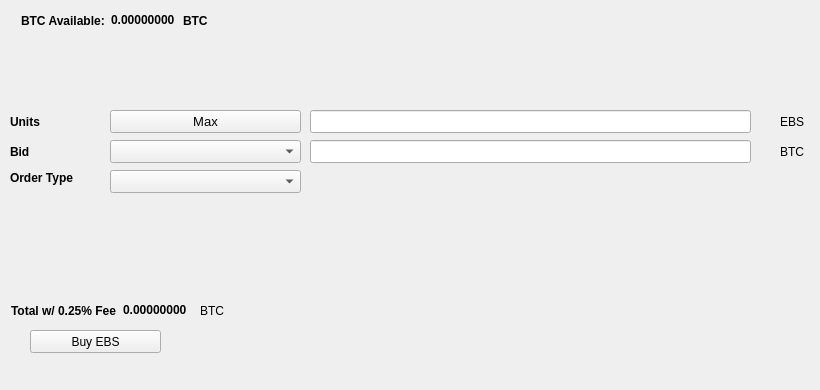
   <widget class="QWidget" name="BuyTab">
    <attribute name="title">
     <string>Buy</string>
    </attribute>
    <widget class="QPushButton" name="BuyPIV">
     <property name="geometry">
      <rect>
       <x>30</x>
       <y>330</y>
       <width>131</width>
       <height>23</height>
      </rect>
     </property>
     <property name="text">
      <string>Buy EBS</string>
     </property>
     <property name="icon">
      <iconset resource="../ebs.qrc">
       <normaloff>:/icons/bitcoin</normaloff>:/icons/bitcoin</iconset>
     </property>
    </widget>
    <widget class="QLabel" name="label_3">
     <property name="geometry">
      <rect>
       <x>10</x>
       <y>110</y>
       <width>46</width>
       <height>23</height>
      </rect>
     </property>
     <property name="font">
      <font>
       <weight>75</weight>
       <bold>true</bold>
      </font>
     </property>
     <property name="text">
      <string>Units</string>
     </property>
    </widget>
    <widget class="QLineEdit" name="UnitsInput">
     <property name="geometry">
      <rect>
       <x>310</x>
       <y>110</y>
       <width>441</width>
       <height>23</height>
      </rect>
     </property>
     <property name="font">
      <font>
       <pointsize>9</pointsize>
       <weight>75</weight>
       <bold>true</bold>
      </font>
     </property>
    </widget>
    <widget class="QLineEdit" name="BuyBidPriceEdit">
     <property name="geometry">
      <rect>
       <x>310</x>
       <y>140</y>
       <width>441</width>
       <height>23</height>
      </rect>
     </property>
     <property name="font">
      <font>
       <pointsize>9</pointsize>
       <weight>75</weight>
       <bold>true</bold>
      </font>
     </property>
    </widget>
    <widget class="QLabel" name="label_4">
     <property name="geometry">
      <rect>
       <x>780</x>
       <y>110</y>
       <width>31</width>
       <height>23</height>
      </rect>
     </property>
     <property name="text">
      <string>EBS</string>
     </property>
    </widget>
    <widget class="QLabel" name="label_5">
     <property name="geometry">
      <rect>
       <x>780</x>
       <y>140</y>
       <width>31</width>
       <height>23</height>
      </rect>
     </property>
     <property name="text">
      <string>BTC</string>
     </property>
    </widget>
    <widget class="QLabel" name="label_6">
     <property name="geometry">
      <rect>
       <x>10</x>
       <y>140</y>
       <width>46</width>
       <height>23</height>
      </rect>
     </property>
     <property name="font">
      <font>
       <weight>75</weight>
       <bold>true</bold>
      </font>
     </property>
     <property name="text">
      <string>Bid</string>
     </property>
    </widget>
    <widget class="QLabel" name="label_7">
     <property name="geometry">
      <rect>
       <x>10</x>
       <y>170</y>
       <width>91</width>
       <height>16</height>
      </rect>
     </property>
     <property name="font">
      <font>
       <weight>75</weight>
       <bold>true</bold>
      </font>
     </property>
     <property name="text">
      <string>Order Type</string>
     </property>
    </widget>
    <widget class="QPushButton" name="Buy_Max_Amount">
     <property name="geometry">
      <rect>
       <x>110</x>
       <y>110</y>
       <width>191</width>
       <height>23</height>
      </rect>
     </property>
     <property name="font">
      <font>
       <pointsize>10</pointsize>
      </font>
     </property>
     <property name="text">
      <string>Max</string>
     </property>
    </widget>
    <widget class="QComboBox" name="BuyBidcomboBox">
     <property name="geometry">
      <rect>
       <x>110</x>
       <y>140</y>
       <width>191</width>
       <height>23</height>
      </rect>
     </property>
     <property name="font">
      <font>
       <pointsize>10</pointsize>
      </font>
     </property>
    </widget>
    <widget class="QComboBox" name="buyOrdertypeCombo">
     <property name="geometry">
      <rect>
       <x>110</x>
       <y>170</y>
       <width>191</width>
       <height>23</height>
      </rect>
     </property>
     <property name="font">
      <font>
       <pointsize>10</pointsize>
      </font>
     </property>
    </widget>
    <widget class="QWidget" name="layoutWidget1">
     <property name="geometry">
      <rect>
       <x>21</x>
       <y>11</y>
       <width>227</width>
       <height>19</height>
      </rect>
     </property>
     <layout class="QHBoxLayout" name="horizontalLayout_3">
      <item>
       <widget class="QLabel" name="label232">
        <property name="font">
         <font>
          <weight>75</weight>
          <bold>true</bold>
         </font>
        </property>
        <property name="text">
         <string>BTC Available:</string>
        </property>
       </widget>
      </item>
      <item>
       <widget class="QLabel" name="BtcAvailableLbl">
        <property name="palette">
         <palette>
          <active>
           <colorrole role="WindowText">
            <brush brushstyle="SolidPattern">
             <color alpha="255">
              <red>0</red>
              <green>0</green>
              <blue>0</blue>
             </color>
            </brush>
           </colorrole>
           <colorrole role="Button">
            <brush brushstyle="SolidPattern">
             <color alpha="255">
              <red>0</red>
              <green>170</green>
              <blue>0</blue>
             </color>
            </brush>
           </colorrole>
           <colorrole role="Light">
            <brush brushstyle="SolidPattern">
             <color alpha="255">
              <red>0</red>
              <green>255</green>
              <blue>0</blue>
             </color>
            </brush>
           </colorrole>
           <colorrole role="Midlight">
            <brush brushstyle="SolidPattern">
             <color alpha="255">
              <red>0</red>
              <green>212</green>
              <blue>0</blue>
             </color>
            </brush>
           </colorrole>
           <colorrole role="Dark">
            <brush brushstyle="SolidPattern">
             <color alpha="255">
              <red>0</red>
              <green>85</green>
              <blue>0</blue>
             </color>
            </brush>
           </colorrole>
           <colorrole role="Mid">
            <brush brushstyle="SolidPattern">
             <color alpha="255">
              <red>0</red>
              <green>113</green>
              <blue>0</blue>
             </color>
            </brush>
           </colorrole>
           <colorrole role="Text">
            <brush brushstyle="SolidPattern">
             <color alpha="255">
              <red>0</red>
              <green>170</green>
              <blue>0</blue>
             </color>
            </brush>
           </colorrole>
           <colorrole role="BrightText">
            <brush brushstyle="SolidPattern">
             <color alpha="255">
              <red>255</red>
              <green>255</green>
              <blue>255</blue>
             </color>
            </brush>
           </colorrole>
           <colorrole role="ButtonText">
            <brush brushstyle="SolidPattern">
             <color alpha="255">
              <red>0</red>
              <green>0</green>
              <blue>0</blue>
             </color>
            </brush>
           </colorrole>
           <colorrole role="Base">
            <brush brushstyle="SolidPattern">
             <color alpha="255">
              <red>255</red>
              <green>255</green>
              <blue>255</blue>
             </color>
            </brush>
           </colorrole>
           <colorrole role="Window">
            <brush brushstyle="SolidPattern">
             <color alpha="255">
              <red>0</red>
              <green>170</green>
              <blue>0</blue>
             </color>
            </brush>
           </colorrole>
           <colorrole role="Shadow">
            <brush brushstyle="SolidPattern">
             <color alpha="255">
              <red>0</red>
              <green>0</green>
              <blue>0</blue>
             </color>
            </brush>
           </colorrole>
           <colorrole role="AlternateBase">
            <brush brushstyle="SolidPattern">
             <color alpha="255">
              <red>127</red>
              <green>212</green>
              <blue>127</blue>
             </color>
            </brush>
           </colorrole>
           <colorrole role="ToolTipBase">
            <brush brushstyle="SolidPattern">
             <color alpha="255">
              <red>255</red>
              <green>255</green>
              <blue>220</blue>
             </color>
            </brush>
           </colorrole>
           <colorrole role="ToolTipText">
            <brush brushstyle="SolidPattern">
             <color alpha="255">
              <red>0</red>
              <green>0</green>
              <blue>0</blue>
             </color>
            </brush>
           </colorrole>
          </active>
          <inactive>
           <colorrole role="WindowText">
            <brush brushstyle="SolidPattern">
             <color alpha="255">
              <red>0</red>
              <green>0</green>
              <blue>0</blue>
             </color>
            </brush>
           </colorrole>
           <colorrole role="Button">
            <brush brushstyle="SolidPattern">
             <color alpha="255">
              <red>0</red>
              <green>170</green>
              <blue>0</blue>
             </color>
            </brush>
           </colorrole>
           <colorrole role="Light">
            <brush brushstyle="SolidPattern">
             <color alpha="255">
              <red>0</red>
              <green>255</green>
              <blue>0</blue>
             </color>
            </brush>
           </colorrole>
           <colorrole role="Midlight">
            <brush brushstyle="SolidPattern">
             <color alpha="255">
              <red>0</red>
              <green>212</green>
              <blue>0</blue>
             </color>
            </brush>
           </colorrole>
           <colorrole role="Dark">
            <brush brushstyle="SolidPattern">
             <color alpha="255">
              <red>0</red>
              <green>85</green>
              <blue>0</blue>
             </color>
            </brush>
           </colorrole>
           <colorrole role="Mid">
            <brush brushstyle="SolidPattern">
             <color alpha="255">
              <red>0</red>
              <green>113</green>
              <blue>0</blue>
             </color>
            </brush>
           </colorrole>
           <colorrole role="Text">
            <brush brushstyle="SolidPattern">
             <color alpha="255">
              <red>0</red>
              <green>170</green>
              <blue>0</blue>
             </color>
            </brush>
           </colorrole>
           <colorrole role="BrightText">
            <brush brushstyle="SolidPattern">
             <color alpha="255">
              <red>255</red>
              <green>255</green>
              <blue>255</blue>
             </color>
            </brush>
           </colorrole>
           <colorrole role="ButtonText">
            <brush brushstyle="SolidPattern">
             <color alpha="255">
              <red>0</red>
              <green>0</green>
              <blue>0</blue>
             </color>
            </brush>
           </colorrole>
           <colorrole role="Base">
            <brush brushstyle="SolidPattern">
             <color alpha="255">
              <red>255</red>
              <green>255</green>
              <blue>255</blue>
             </color>
            </brush>
           </colorrole>
           <colorrole role="Window">
            <brush brushstyle="SolidPattern">
             <color alpha="255">
              <red>0</red>
              <green>170</green>
              <blue>0</blue>
             </color>
            </brush>
           </colorrole>
           <colorrole role="Shadow">
            <brush brushstyle="SolidPattern">
             <color alpha="255">
              <red>0</red>
              <green>0</green>
              <blue>0</blue>
             </color>
            </brush>
           </colorrole>
           <colorrole role="AlternateBase">
            <brush brushstyle="SolidPattern">
             <color alpha="255">
              <red>127</red>
              <green>212</green>
              <blue>127</blue>
             </color>
            </brush>
           </colorrole>
           <colorrole role="ToolTipBase">
            <brush brushstyle="SolidPattern">
             <color alpha="255">
              <red>255</red>
              <green>255</green>
              <blue>220</blue>
             </color>
            </brush>
           </colorrole>
           <colorrole role="ToolTipText">
            <brush brushstyle="SolidPattern">
             <color alpha="255">
              <red>0</red>
              <green>0</green>
              <blue>0</blue>
             </color>
            </brush>
           </colorrole>
          </inactive>
          <disabled>
           <colorrole role="WindowText">
            <brush brushstyle="SolidPattern">
             <color alpha="255">
              <red>0</red>
              <green>85</green>
              <blue>0</blue>
             </color>
            </brush>
           </colorrole>
           <colorrole role="Button">
            <brush brushstyle="SolidPattern">
             <color alpha="255">
              <red>0</red>
              <green>170</green>
              <blue>0</blue>
             </color>
            </brush>
           </colorrole>
           <colorrole role="Light">
            <brush brushstyle="SolidPattern">
             <color alpha="255">
              <red>0</red>
              <green>255</green>
              <blue>0</blue>
             </color>
            </brush>
           </colorrole>
           <colorrole role="Midlight">
            <brush brushstyle="SolidPattern">
             <color alpha="255">
              <red>0</red>
              <green>212</green>
              <blue>0</blue>
             </color>
            </brush>
           </colorrole>
           <colorrole role="Dark">
            <brush brushstyle="SolidPattern">
             <color alpha="255">
              <red>0</red>
              <green>85</green>
              <blue>0</blue>
             </color>
            </brush>
           </colorrole>
           <colorrole role="Mid">
            <brush brushstyle="SolidPattern">
             <color alpha="255">
              <red>0</red>
              <green>113</green>
              <blue>0</blue>
             </color>
            </brush>
           </colorrole>
           <colorrole role="Text">
            <brush brushstyle="SolidPattern">
             <color alpha="255">
              <red>0</red>
              <green>85</green>
              <blue>0</blue>
             </color>
            </brush>
           </colorrole>
           <colorrole role="BrightText">
            <brush brushstyle="SolidPattern">
             <color alpha="255">
              <red>255</red>
              <green>255</green>
              <blue>255</blue>
             </color>
            </brush>
           </colorrole>
           <colorrole role="ButtonText">
            <brush brushstyle="SolidPattern">
             <color alpha="255">
              <red>0</red>
              <green>85</green>
              <blue>0</blue>
             </color>
            </brush>
           </colorrole>
           <colorrole role="Base">
            <brush brushstyle="SolidPattern">
             <color alpha="255">
              <red>0</red>
              <green>170</green>
              <blue>0</blue>
             </color>
            </brush>
           </colorrole>
           <colorrole role="Window">
            <brush brushstyle="SolidPattern">
             <color alpha="255">
              <red>0</red>
              <green>170</green>
              <blue>0</blue>
             </color>
            </brush>
           </colorrole>
           <colorrole role="Shadow">
            <brush brushstyle="SolidPattern">
             <color alpha="255">
              <red>0</red>
              <green>0</green>
              <blue>0</blue>
             </color>
            </brush>
           </colorrole>
           <colorrole role="AlternateBase">
            <brush brushstyle="SolidPattern">
             <color alpha="255">
              <red>0</red>
              <green>170</green>
              <blue>0</blue>
             </color>
            </brush>
           </colorrole>
           <colorrole role="ToolTipBase">
            <brush brushstyle="SolidPattern">
             <color alpha="255">
              <red>255</red>
              <green>255</green>
              <blue>220</blue>
             </color>
            </brush>
           </colorrole>
           <colorrole role="ToolTipText">
            <brush brushstyle="SolidPattern">
             <color alpha="255">
              <red>0</red>
              <green>0</green>
              <blue>0</blue>
             </color>
            </brush>
           </colorrole>
          </disabled>
         </palette>
        </property>
        <property name="font">
         <font>
          <weight>75</weight>
          <bold>true</bold>
         </font>
        </property>
        <property name="text">
         <string>0.00000000</string>
        </property>
        <property name="textInteractionFlags">
         <set>Qt::LinksAccessibleByMouse|Qt::TextSelectableByKeyboard|Qt::TextSelectableByMouse</set>
        </property>
       </widget>
      </item>
      <item>
       <widget class="QLabel" name="BtcAvailableLbl_2">
        <property name="font">
         <font>
          <weight>75</weight>
          <bold>true</bold>
         </font>
        </property>
        <property name="text">
         <string>BTC</string>
        </property>
       </widget>
      </item>
     </layout>
    </widget>
    <widget class="QWidget" name="layoutWidge2">
     <property name="geometry">
      <rect>
       <x>11</x>
       <y>301</y>
       <width>259</width>
       <height>19</height>
      </rect>
     </property>
     <layout class="QHBoxLayout" name="horizontalLayout_4">
      <item>
       <widget class="QLabel" name="label_9">
        <property name="font">
         <font>
          <weight>75</weight>
          <bold>true</bold>
         </font>
        </property>
        <property name="text">
         <string>Total w/ 0.25% Fee</string>
        </property>
       </widget>
      </item>
      <item>
       <widget class="QLabel" name="BuyCostLabel">
        <property name="palette">
         <palette>
          <active>
           <colorrole role="WindowText">
            <brush brushstyle="SolidPattern">
             <color alpha="255">
              <red>0</red>
              <green>0</green>
              <blue>0</blue>
             </color>
            </brush>
           </colorrole>
           <colorrole role="Button">
            <brush brushstyle="SolidPattern">
             <color alpha="255">
              <red>0</red>
              <green>170</green>
              <blue>0</blue>
             </color>
            </brush>
           </colorrole>
           <colorrole role="Light">
            <brush brushstyle="SolidPattern">
             <color alpha="255">
              <red>0</red>
              <green>255</green>
              <blue>0</blue>
             </color>
            </brush>
           </colorrole>
           <colorrole role="Midlight">
            <brush brushstyle="SolidPattern">
             <color alpha="255">
              <red>0</red>
              <green>212</green>
              <blue>0</blue>
             </color>
            </brush>
           </colorrole>
           <colorrole role="Dark">
            <brush brushstyle="SolidPattern">
             <color alpha="255">
              <red>0</red>
              <green>85</green>
              <blue>0</blue>
             </color>
            </brush>
           </colorrole>
           <colorrole role="Mid">
            <brush brushstyle="SolidPattern">
             <color alpha="255">
              <red>0</red>
              <green>113</green>
              <blue>0</blue>
             </color>
            </brush>
           </colorrole>
           <colorrole role="Text">
            <brush brushstyle="SolidPattern">
             <color alpha="255">
              <red>0</red>
              <green>170</green>
              <blue>0</blue>
             </color>
            </brush>
           </colorrole>
           <colorrole role="BrightText">
            <brush brushstyle="SolidPattern">
             <color alpha="255">
              <red>255</red>
              <green>255</green>
              <blue>255</blue>
             </color>
            </brush>
           </colorrole>
           <colorrole role="ButtonText">
            <brush brushstyle="SolidPattern">
             <color alpha="255">
              <red>0</red>
              <green>0</green>
              <blue>0</blue>
             </color>
            </brush>
           </colorrole>
           <colorrole role="Base">
            <brush brushstyle="SolidPattern">
             <color alpha="255">
              <red>255</red>
              <green>255</green>
              <blue>255</blue>
             </color>
            </brush>
           </colorrole>
           <colorrole role="Window">
            <brush brushstyle="SolidPattern">
             <color alpha="255">
              <red>0</red>
              <green>170</green>
              <blue>0</blue>
             </color>
            </brush>
           </colorrole>
           <colorrole role="Shadow">
            <brush brushstyle="SolidPattern">
             <color alpha="255">
              <red>0</red>
              <green>0</green>
              <blue>0</blue>
             </color>
            </brush>
           </colorrole>
           <colorrole role="AlternateBase">
            <brush brushstyle="SolidPattern">
             <color alpha="255">
              <red>127</red>
              <green>212</green>
              <blue>127</blue>
             </color>
            </brush>
           </colorrole>
           <colorrole role="ToolTipBase">
            <brush brushstyle="SolidPattern">
             <color alpha="255">
              <red>255</red>
              <green>255</green>
              <blue>220</blue>
             </color>
            </brush>
           </colorrole>
           <colorrole role="ToolTipText">
            <brush brushstyle="SolidPattern">
             <color alpha="255">
              <red>0</red>
              <green>0</green>
              <blue>0</blue>
             </color>
            </brush>
           </colorrole>
          </active>
          <inactive>
           <colorrole role="WindowText">
            <brush brushstyle="SolidPattern">
             <color alpha="255">
              <red>0</red>
              <green>0</green>
              <blue>0</blue>
             </color>
            </brush>
           </colorrole>
           <colorrole role="Button">
            <brush brushstyle="SolidPattern">
             <color alpha="255">
              <red>0</red>
              <green>170</green>
              <blue>0</blue>
             </color>
            </brush>
           </colorrole>
           <colorrole role="Light">
            <brush brushstyle="SolidPattern">
             <color alpha="255">
              <red>0</red>
              <green>255</green>
              <blue>0</blue>
             </color>
            </brush>
           </colorrole>
           <colorrole role="Midlight">
            <brush brushstyle="SolidPattern">
             <color alpha="255">
              <red>0</red>
              <green>212</green>
              <blue>0</blue>
             </color>
            </brush>
           </colorrole>
           <colorrole role="Dark">
            <brush brushstyle="SolidPattern">
             <color alpha="255">
              <red>0</red>
              <green>85</green>
              <blue>0</blue>
             </color>
            </brush>
           </colorrole>
           <colorrole role="Mid">
            <brush brushstyle="SolidPattern">
             <color alpha="255">
              <red>0</red>
              <green>113</green>
              <blue>0</blue>
             </color>
            </brush>
           </colorrole>
           <colorrole role="Text">
            <brush brushstyle="SolidPattern">
             <color alpha="255">
              <red>0</red>
              <green>170</green>
              <blue>0</blue>
             </color>
            </brush>
           </colorrole>
           <colorrole role="BrightText">
            <brush brushstyle="SolidPattern">
             <color alpha="255">
              <red>255</red>
              <green>255</green>
              <blue>255</blue>
             </color>
            </brush>
           </colorrole>
           <colorrole role="ButtonText">
            <brush brushstyle="SolidPattern">
             <color alpha="255">
              <red>0</red>
              <green>0</green>
              <blue>0</blue>
             </color>
            </brush>
           </colorrole>
           <colorrole role="Base">
            <brush brushstyle="SolidPattern">
             <color alpha="255">
              <red>255</red>
              <green>255</green>
              <blue>255</blue>
             </color>
            </brush>
           </colorrole>
           <colorrole role="Window">
            <brush brushstyle="SolidPattern">
             <color alpha="255">
              <red>0</red>
              <green>170</green>
              <blue>0</blue>
             </color>
            </brush>
           </colorrole>
           <colorrole role="Shadow">
            <brush brushstyle="SolidPattern">
             <color alpha="255">
              <red>0</red>
              <green>0</green>
              <blue>0</blue>
             </color>
            </brush>
           </colorrole>
           <colorrole role="AlternateBase">
            <brush brushstyle="SolidPattern">
             <color alpha="255">
              <red>127</red>
              <green>212</green>
              <blue>127</blue>
             </color>
            </brush>
           </colorrole>
           <colorrole role="ToolTipBase">
            <brush brushstyle="SolidPattern">
             <color alpha="255">
              <red>255</red>
              <green>255</green>
              <blue>220</blue>
             </color>
            </brush>
           </colorrole>
           <colorrole role="ToolTipText">
            <brush brushstyle="SolidPattern">
             <color alpha="255">
              <red>0</red>
              <green>0</green>
              <blue>0</blue>
             </color>
            </brush>
           </colorrole>
          </inactive>
          <disabled>
           <colorrole role="WindowText">
            <brush brushstyle="SolidPattern">
             <color alpha="255">
              <red>0</red>
              <green>85</green>
              <blue>0</blue>
             </color>
            </brush>
           </colorrole>
           <colorrole role="Button">
            <brush brushstyle="SolidPattern">
             <color alpha="255">
              <red>0</red>
              <green>170</green>
              <blue>0</blue>
             </color>
            </brush>
           </colorrole>
           <colorrole role="Light">
            <brush brushstyle="SolidPattern">
             <color alpha="255">
              <red>0</red>
              <green>255</green>
              <blue>0</blue>
             </color>
            </brush>
           </colorrole>
           <colorrole role="Midlight">
            <brush brushstyle="SolidPattern">
             <color alpha="255">
              <red>0</red>
              <green>212</green>
              <blue>0</blue>
             </color>
            </brush>
           </colorrole>
           <colorrole role="Dark">
            <brush brushstyle="SolidPattern">
             <color alpha="255">
              <red>0</red>
              <green>85</green>
              <blue>0</blue>
             </color>
            </brush>
           </colorrole>
           <colorrole role="Mid">
            <brush brushstyle="SolidPattern">
             <color alpha="255">
              <red>0</red>
              <green>113</green>
              <blue>0</blue>
             </color>
            </brush>
           </colorrole>
           <colorrole role="Text">
            <brush brushstyle="SolidPattern">
             <color alpha="255">
              <red>0</red>
              <green>85</green>
              <blue>0</blue>
             </color>
            </brush>
           </colorrole>
           <colorrole role="BrightText">
            <brush brushstyle="SolidPattern">
             <color alpha="255">
              <red>255</red>
              <green>255</green>
              <blue>255</blue>
             </color>
            </brush>
           </colorrole>
           <colorrole role="ButtonText">
            <brush brushstyle="SolidPattern">
             <color alpha="255">
              <red>0</red>
              <green>85</green>
              <blue>0</blue>
             </color>
            </brush>
           </colorrole>
           <colorrole role="Base">
            <brush brushstyle="SolidPattern">
             <color alpha="255">
              <red>0</red>
              <green>170</green>
              <blue>0</blue>
             </color>
            </brush>
           </colorrole>
           <colorrole role="Window">
            <brush brushstyle="SolidPattern">
             <color alpha="255">
              <red>0</red>
              <green>170</green>
              <blue>0</blue>
             </color>
            </brush>
           </colorrole>
           <colorrole role="Shadow">
            <brush brushstyle="SolidPattern">
             <color alpha="255">
              <red>0</red>
              <green>0</green>
              <blue>0</blue>
             </color>
            </brush>
           </colorrole>
           <colorrole role="AlternateBase">
            <brush brushstyle="SolidPattern">
             <color alpha="255">
              <red>0</red>
              <green>170</green>
              <blue>0</blue>
             </color>
            </brush>
           </colorrole>
           <colorrole role="ToolTipBase">
            <brush brushstyle="SolidPattern">
             <color alpha="255">
              <red>255</red>
              <green>255</green>
              <blue>220</blue>
             </color>
            </brush>
           </colorrole>
           <colorrole role="ToolTipText">
            <brush brushstyle="SolidPattern">
             <color alpha="255">
              <red>0</red>
              <green>0</green>
              <blue>0</blue>
             </color>
            </brush>
           </colorrole>
          </disabled>
         </palette>
        </property>
        <property name="font">
         <font>
          <weight>75</weight>
          <bold>true</bold>
         </font>
        </property>
        <property name="autoFillBackground">
         <bool>false</bool>
        </property>
        <property name="text">
         <string>0.00000000</string>
        </property>
        <property name="textInteractionFlags">
         <set>Qt::LinksAccessibleByMouse|Qt::TextSelectableByMouse</set>
        </property>
       </widget>
      </item>
      <item>
       <widget class="QLabel" name="label_10">
        <property name="font">
         <font>
          <weight>50</weight>
          <bold>false</bold>
         </font>
        </property>
        <property name="text">
         <string>BTC</string>
        </property>
       </widget>
      </item>
     </layout>
    </widget>
    <widget class="QLabel" name="label_24">
     <property name="geometry">
      <rect>
       <x>460</x>
       <y>300</y>
       <width>281</width>
       <height>81</height>
      </rect>
     </property>
     <property name="text">
      <string/>
     </property>
     <property name="pixmap">
      <pixmap>:/images/bittrex</pixmap>
     </property>
    </widget>
   </widget>
